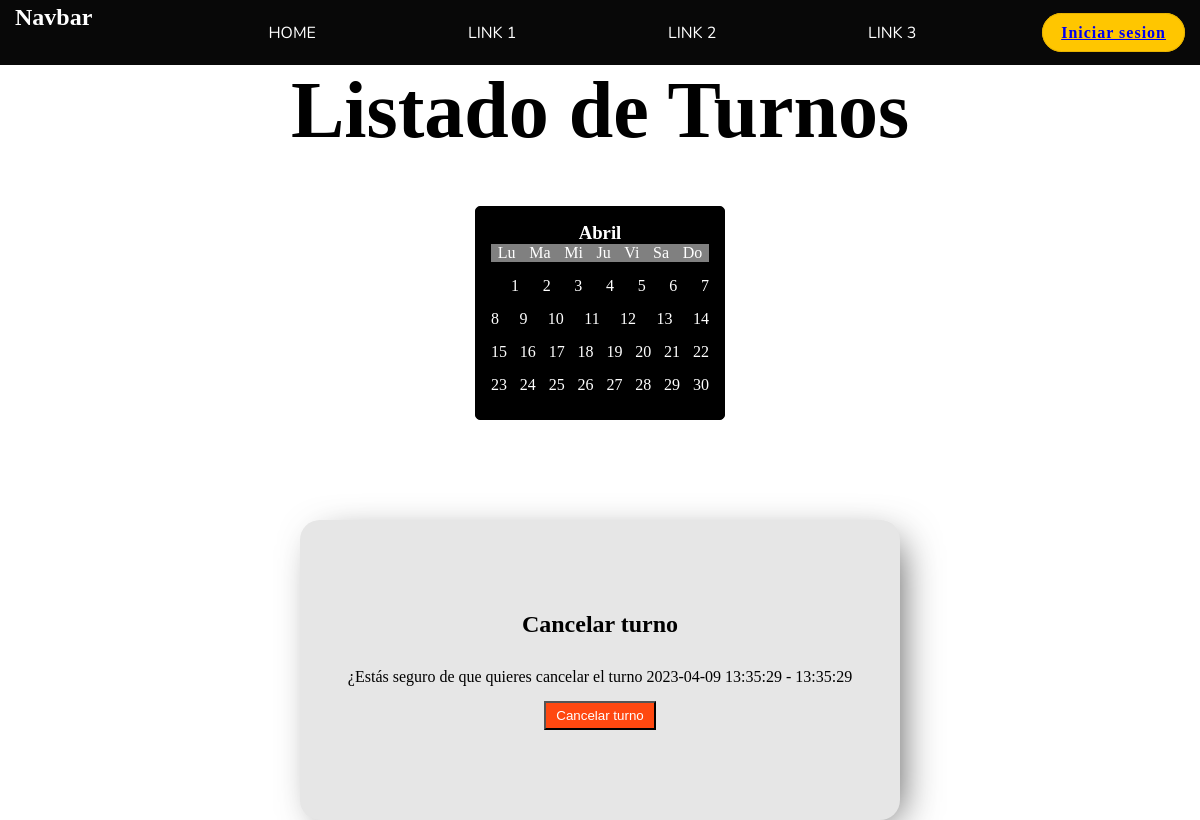
/eliminar/2/, run on an earlier commit of the app's database.
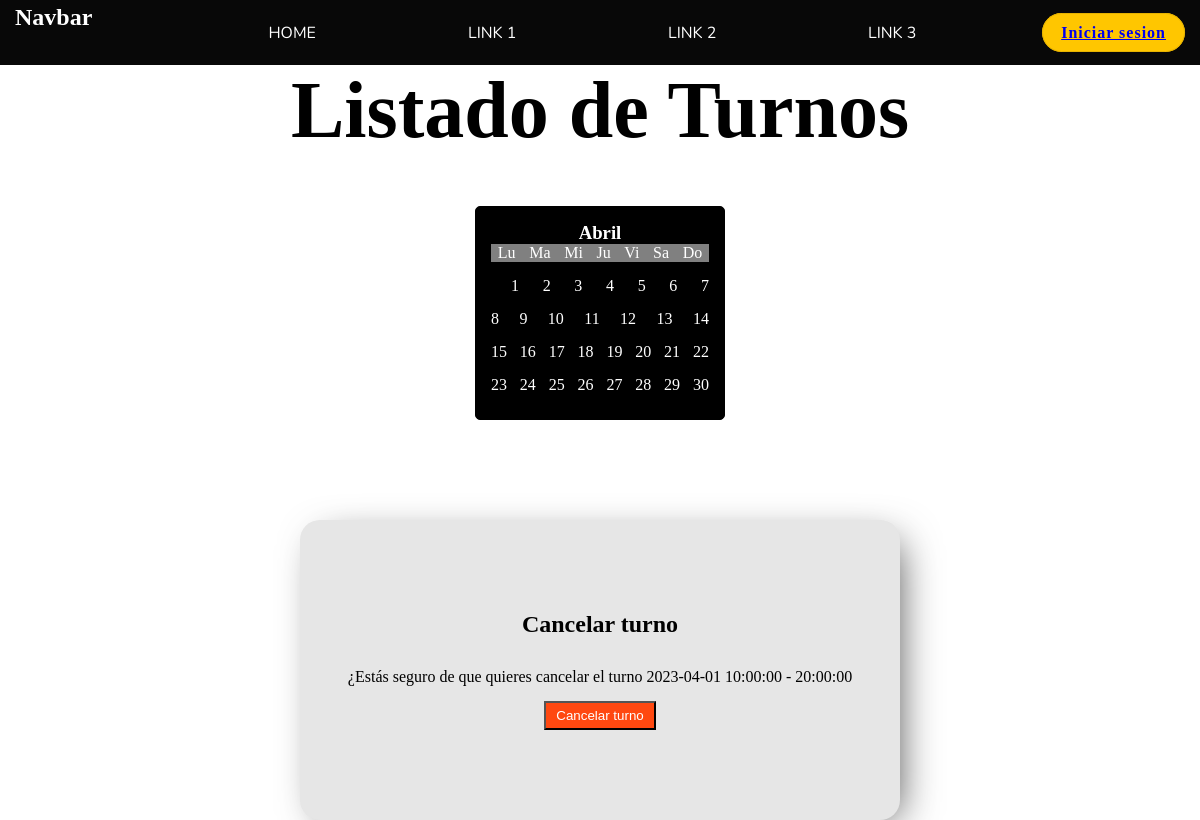
And on a later commit of the database.
### Turnos/models.py (models this page shows)
class Turno(models.Model):
    fecha = models.DateField()
    hora_inicio = models.TimeField()
    hora_fin = models.TimeField()
    asignado_a = models.ForeignKey(User, on_delete=models.SET_NULL, null=True, blank=True)
    activo = models.BooleanField(default=True)
    def __str__(self):
        return f'{self.fecha} {self.hora_inicio} - {self.hora_fin}'

### Turnos/views.py (the view, shortened to what this page needs)
# urls.py: path('eliminar/<id>/', eliminar_reserva, name="Eliminar"),
def eliminar_reserva(request, id):
    turno = get_object_or_404(Turno, pk= id)
    return render(request, 'Turnos/confirm_delete_reserve.html', {'turno': turno})

### Turnos/templates/Turnos/confirm_delete_reserve.html (shortened to what this page needs)
{% extends 'Turnos/turnos.html' %}
    {% load static %}
    {% block Cancelar %}
    <div class="container flex">
        <div class="cancelar">
            <h2>Cancelar turno</h2>
            <form method="post">
                <p>¿Estás seguro de que quieres cancelar  el turno {{ turno }}
                    <button class="btn-red btn-margin" type="submit">Cancelar turno</button>
                </form>
            </div>
        </div>
        {% endblock Cancelar %}

What changed in the data, as far as the page shows it:
changed Turno: fecha+hora_inicio+hora_fin "2023-04-09 13:35:29 - 13:35:29" → "2023-04-01 10:00:00 - 20:00:00"
